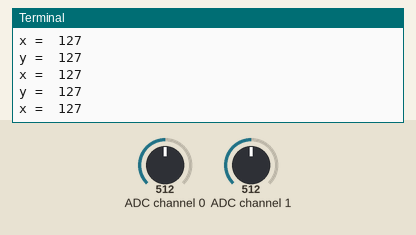
Recording of a program running on a simulated Raspberry Pi (BCM pin numbers). Shown: the last lines printed to the terminal. The test bench sets the inputs (shaded band); at power-on: ADC channel 0 = 512, ADC channel 1 = 512 (analog values on the 0–1023 scale).

Above: at 1.2 s.
1.3 s: ADC channel 0 set to 716
At 1.83 s:
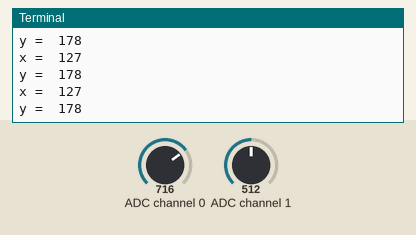
2.8 s: ADC channel 1 set to 716
At 2.85 s:
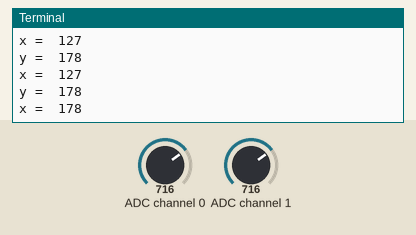
4.3 s: ADC channel 0 set to 900
At 4.37 s:
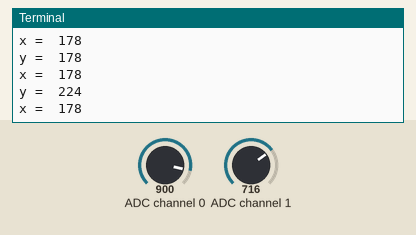
5.8 s: ADC channel 1 set to 900
At 5.9 s:
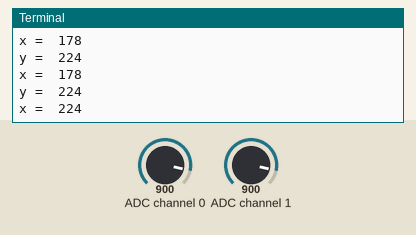
Timing chart, 0 to 8.3 s (numbered marks = the images above; inputs shaded):
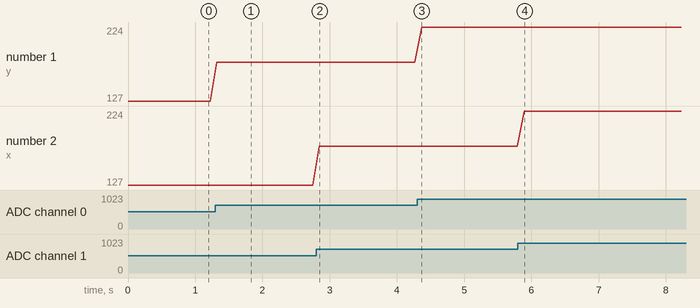

The program:

joystick_1.py
```python
import smbus
import time

# i2c 통신에 사용하는 함수
bus = smbus.SMBus(1)

def setup(Addr): # 주소 설정
    global address # 전역 변수
    address = Addr

def read(chn): #channel
    if chn == 0: #Ain0채널
        bus.write_byte(address,0x40) #(주소, 명령어) 주소에 명령어 전달
    if chn == 1:#Ain1채널
        bus.write_byte(address,0x41)
    bus.read_byte(address) # 주소의 값 읽어오기

    return bus.read_byte(address) #읽어온 값 반환


try:
    setup(0x48) #i2c 주소 입력
    while True:
        print ('y = ', read(0)) #X축 출력
        print ('x = ', read(1)) #Y축 출력
        time.sleep(0.1)
except KeyboardInterrupt:
    pass
```

Measured:
- after the input at 1.3 s, the terminal: prints a new line at once (image 1)
- after the input at 2.8 s, the terminal: prints a new line after 0.05 s (image 2)
- after the input at 4.3 s, the terminal: prints a new line after 0.07 s (image 3)
- after the input at 5.8 s, the terminal: prints a new line after 0.09 s (image 4)
- plotted number 1: 127 → 178 after the input at 1.3 s, 178 → 224 after the input at 4.3 s
